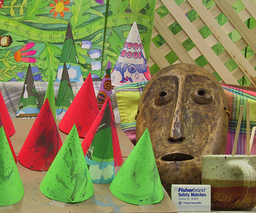
#> input picture R10522606_hw4/testdata/Cones/img_left.png, 256 x 213 px, shrunk from 450 x 375 before the run, found by its file name
$ python main.py --image Tsukuba
#> lines starting #> are read from the running program, lines starting #| are printed output that depends on the picture
#> in main, img_left is the input picture: shape (213, 256, 3); mean B, G, R 82.4, 130.2, 132.6
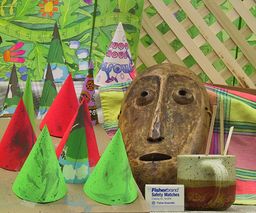
#> input picture R10522606_hw4/testdata/Cones/img_right.png, 256 x 213 px, shrunk from 450 x 375 before the run, found by its file name
#> in main, img_right is the input picture: shape (213, 256, 3); mean B, G, R 83.6, 133.3, 137.4
### R10522606_hw4/computeDisp.py
import numpy as np
import cv2.ximgproc as xip
import cv2


def computeDisp(Il, Ir, max_disp):
#> called with max_disp = 15
    h, w, ch = Il.shape
#> h = 213; w = 256; ch = 3
    labels = np.zeros((h, w), dtype=np.float32)
    Il = Il.astype(np.float32)
    Ir = Ir.astype(np.float32)

    Il_gray = cv2.cvtColor(Il, cv2.COLOR_BGR2GRAY)
    Ir_gray = cv2.cvtColor(Ir, cv2.COLOR_BGR2GRAY)
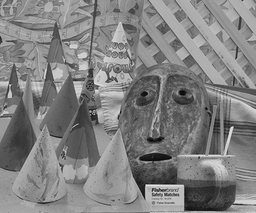
#> Ir_gray: shape (213, 256) float32; min 2.08, max 245.4, mean 128.9

    # >>> Cost Computation
    # TODO: Compute matching cost
    # [Tips] Census cost = Local binary pattern -> Hamming distance
    # [Tips] Set costs of out-of-bound pixels = cost of closest valid pixel
    # [Tips] Compute cost both "Il to Ir" and "Ir to Il" for later left-right consistency
    cost_l = np.zeros((max_disp, h, w), dtype=np.uint8)
    cost_r = np.zeros((max_disp, h, w), dtype=np.uint8)

    for d in range(max_disp):
        dist_l = np.zeros((h, w))
        dist_r = np.zeros((h, w))
        for y in range(h):
            for x in range(w):
                if x - d >= 0:
                    dist_l[y, x] = (Il_gray[y, x] - Ir_gray[y, x - d]) ** 2
                else:
                    dist_l[y, x] = (Il_gray[y, x] - Ir_gray[y, x]) ** 2
                if x + d < w:
                    dist_r[y, x] = (Ir_gray[y, x] - Il_gray[y, x + d]) ** 2
                else:
                    dist_r[y, x] = (Ir_gray[y, x] - Il_gray[y, x]) ** 2
        cost_l[d, ...] = dist_l
        cost_r[d, ...] = dist_r

    # >>> Cost Aggregation
    # TODO: Refine the cost according to nearby costs
    # [Tips] Joint bilateral filter (for the cost of each disparity)
        cost_l[d, ...] = xip.guidedFilter(Il, cost_l[d, ...], 8, 0.001 ** 2)
        cost_r[d, ...] = xip.guidedFilter(Ir, cost_r[d, ...], 8, 0.001 ** 2)
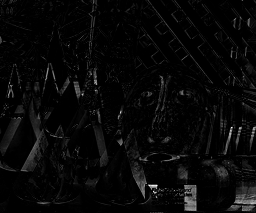
#> dist_r: shape (213, 256) float64; min 0, max 40378.1, mean 1355.5; drawn with min black and max white
    # >>> Disparity Optimization
    # TODO: Determine disparity based on estimated cost.
    # [Tips] Winner-take-all
    winnerL = np.argmin(cost_l, axis=0)
    winnerR = np.argmin(cost_r, axis=0)
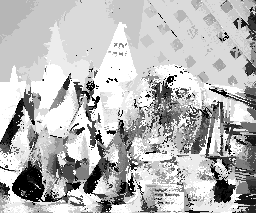
#> winnerR: shape (213, 256) int64; min 0, max 14, mean 10.15; drawn with min black and max white

    # >>> Disparity Refinement
    # TODO: Do whatever to enhance the disparity map
    # [Tips] Left-right consistency check -> Hole filling -> Weighted median filtering
    # Left-right consistency check
    for y in range(h):
        for x in range(w):
            if x - winnerL[y, x] >= 0 and winnerL[y, x] == winnerR[y, x - winnerL[y, x]]:
                continue
            else:
                winnerL[y, x] = 0
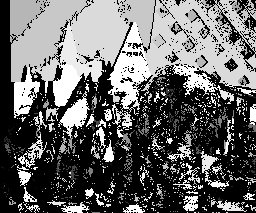
#> winnerL: shape (213, 256) int64; min 0, max 14, mean 5.73; drawn with min black and max white
    # Hole filling
    for y in range(h):
        for x in range(w):
            if winnerL[y, x] == 0:
                dx = 0
                while x - dx >= 0 and winnerL[y, x - dx] == 0:
                    dx += 1
                if x - dx < 0:
                    FL = max_disp
                else:
                    FL = winnerL[y, x - dx]
                dx = 0
                while x + dx <= w - 1 and winnerL[y, x + dx] == 0:
                    dx += 1
                if x + dx >= w:
                    FR = max_disp
                else:
                    FR = winnerL[y, x + dx]
                winnerL[y, x] = min(FL, FR)
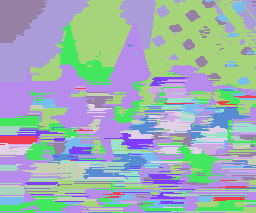
#> winnerL: shape (213, 256) int64; 14 distinct labels, from 1 to 14; one colour per label, 0 black
    # Weighted median filtering
    labels = xip.weightedMedianFilter(Il.astype(np.uint8), winnerL.astype(np.uint8), 12)
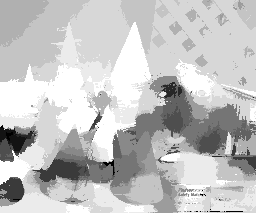
#> labels: shape (213, 256); min 1, max 14, mean 10.92; drawn with min black and max white
    return labels.astype(np.uint8)

### R10522606_hw4/main.py
import numpy as np
import cv2
import argparse
import os, glob
from eval import evaluate
from computeDisp import computeDisp


def main():
    parser = argparse.ArgumentParser(description='main function of Stereo matching')
    parser.add_argument('--dataset_path', default='./testdata/', help='path to dataset')
    parser.add_argument('--image', choices=['Tsukuba', 'Venus', 'Teddy', 'Cones'], required=True, help='choose processing image')
    args = parser.parse_args()

    config = {'Tsukuba': (15, 16),
              'Venus':   (20, 8),
              'Teddy':   (60, 4),
              'Cones':   (60, 4)}

    img_left = cv2.imread(os.path.join(args.dataset_path, args.image, 'img_left.png'))
    img_right = cv2.imread(os.path.join(args.dataset_path, args.image, 'img_right.png'))
    max_disp, scale_factor = config[args.image]

    labels = computeDisp(img_left, img_right, max_disp)
    cv2.imwrite('./%s.png'%args.image, np.uint8(labels * scale_factor))

    gt_path = glob.glob(os.path.join(args.dataset_path, args.image, 'disp_gt.*'))
    if len(gt_path) != 0: # gt exists
        img_gt = cv2.imread(gt_path[0], -1)
        error = evaluate(labels, img_gt, scale_factor)
        print('[Bad Pixel Ratio] %.2f%%' % (error*100))


if __name__ == '__main__':
    main()
